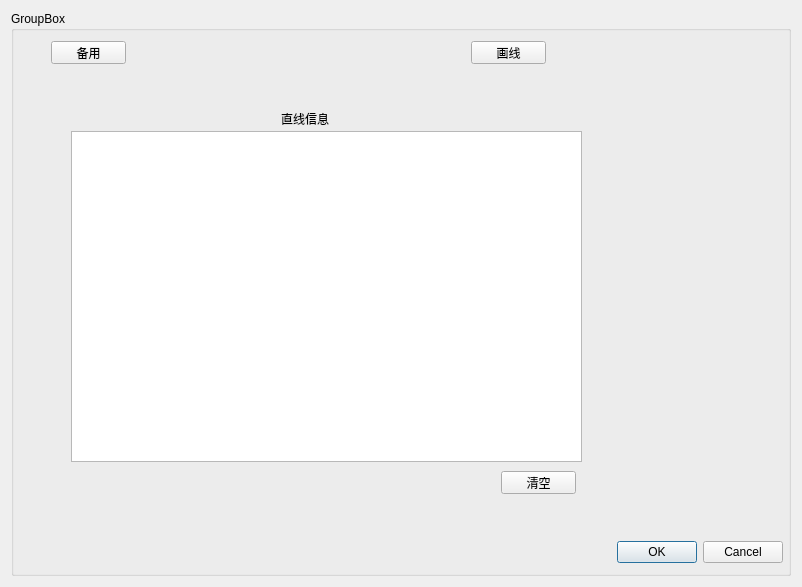
<?xml version="1.0" encoding="UTF-8"?>
<ui version="4.0">
 <class>test_dia</class>
 <widget class="QDialog" name="test_dia">
  <property name="geometry">
   <rect>
    <x>0</x>
    <y>0</y>
    <width>802</width>
    <height>587</height>
   </rect>
  </property>
  <property name="windowTitle">
   <string>Dialog</string>
  </property>
  <layout class="QVBoxLayout" name="verticalLayout">
   <item>
    <widget class="QGroupBox" name="groupBox">
     <property name="title">
      <string>GroupBox</string>
     </property>
     <widget class="QPushButton" name="show_line">
      <property name="geometry">
       <rect>
        <x>460</x>
        <y>30</y>
        <width>75</width>
        <height>23</height>
       </rect>
      </property>
      <property name="text">
       <string>画线</string>
      </property>
     </widget>
     <widget class="QPushButton" name="reserve">
      <property name="geometry">
       <rect>
        <x>40</x>
        <y>30</y>
        <width>75</width>
        <height>23</height>
       </rect>
      </property>
      <property name="text">
       <string>备用</string>
      </property>
     </widget>
     <widget class="QLabel" name="label">
      <property name="geometry">
       <rect>
        <x>270</x>
        <y>100</y>
        <width>48</width>
        <height>16</height>
       </rect>
      </property>
      <property name="text">
       <string>直线信息</string>
      </property>
     </widget>
     <widget class="QDialogButtonBox" name="buttonBox">
      <property name="geometry">
       <rect>
        <x>390</x>
        <y>530</y>
        <width>382</width>
        <height>23</height>
       </rect>
      </property>
      <property name="orientation">
       <enum>Qt::Horizontal</enum>
      </property>
      <property name="standardButtons">
       <set>QDialogButtonBox::Cancel|QDialogButtonBox::Ok</set>
      </property>
     </widget>
     <widget class="QTextBrowser" name="show_information">
      <property name="geometry">
       <rect>
        <x>60</x>
        <y>120</y>
        <width>511</width>
        <height>331</height>
       </rect>
      </property>
     </widget>
     <widget class="QPushButton" name="ptn_clean">
      <property name="geometry">
       <rect>
        <x>490</x>
        <y>460</y>
        <width>75</width>
        <height>23</height>
       </rect>
      </property>
      <property name="text">
       <string>清空</string>
      </property>
     </widget>
    </widget>
   </item>
  </layout>
 </widget>
 <resources/>
 <connections>
  <connection>
   <sender>buttonBox</sender>
   <signal>accepted()</signal>
   <receiver>test_dia</receiver>
   <slot>accept()</slot>
   <hints>
    <hint type="sourcelabel">
     <x>248</x>
     <y>254</y>
    </hint>
    <hint type="destinationlabel">
     <x>157</x>
     <y>274</y>
    </hint>
   </hints>
  </connection>
  <connection>
   <sender>buttonBox</sender>
   <signal>rejected()</signal>
   <receiver>test_dia</receiver>
   <slot>reject()</slot>
   <hints>
    <hint type="sourcelabel">
     <x>316</x>
     <y>260</y>
    </hint>
    <hint type="destinationlabel">
     <x>286</x>
     <y>274</y>
    </hint>
   </hints>
  </connection>
 </connections>
</ui>
